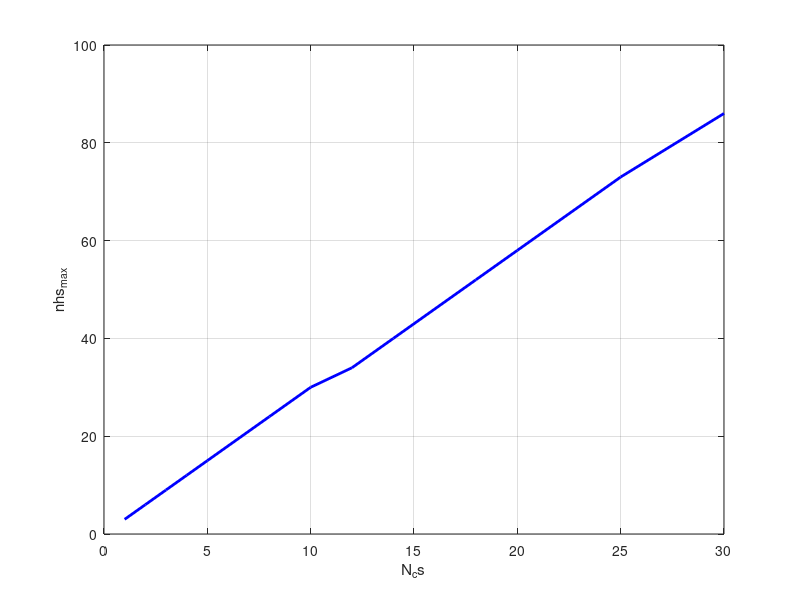
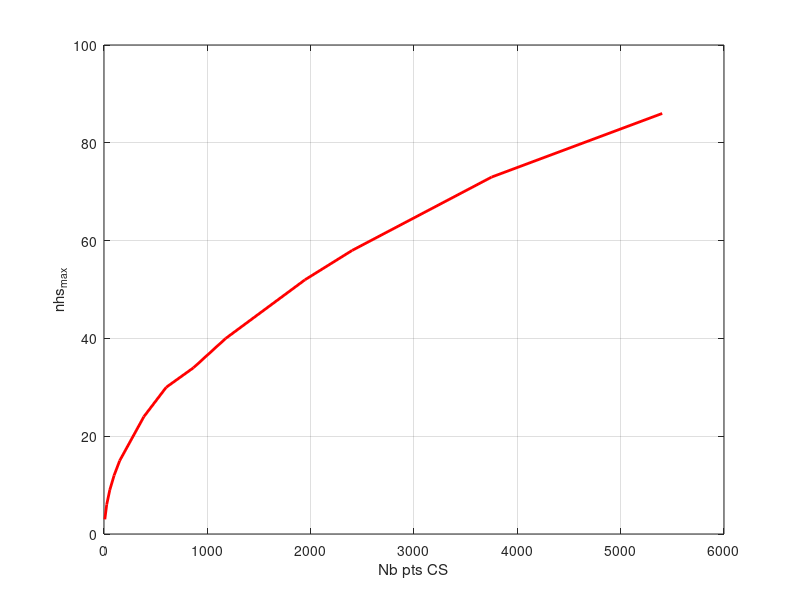
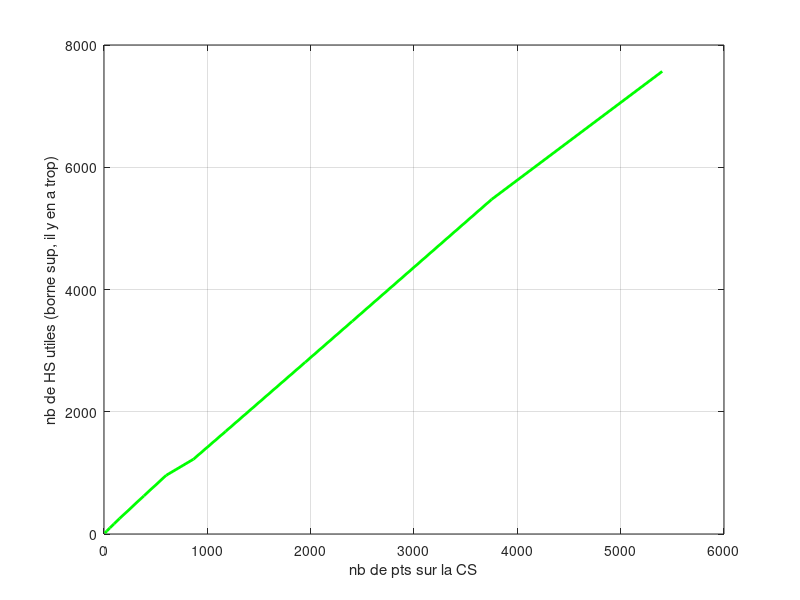

MATLAB code to generate these figures, in order: (Note: this script raises an error after producing the figures.)
clc; clear all; close all;

N_cs=[1 2 3 4 5 8 10 12 14 18 20 25 30];
cs=6*N_cs.^2+2;
nhs_max=[3 6 9 12 15 24 30 34 40 52 58 73 86];
nb_hs=nhs_max.*(nhs_max+2);

figure(1)
plot(N_cs,nhs_max,'b-','Linewidth',2)
grid on
xlabel('N_cs')
ylabel('nhs_{max}')

figure(2)
plot(cs,nhs_max,'r-','Linewidth',2)
grid on
xlabel('Nb pts CS')
ylabel('nhs_{max}')

figure(3)
plot(cs,nb_hs,'g-','Linewidth',2)
grid on
xlabel('nb de pts sur la CS')
ylabel('nb de HS utiles (borne sup, il y en a trop)')

fig_placier
